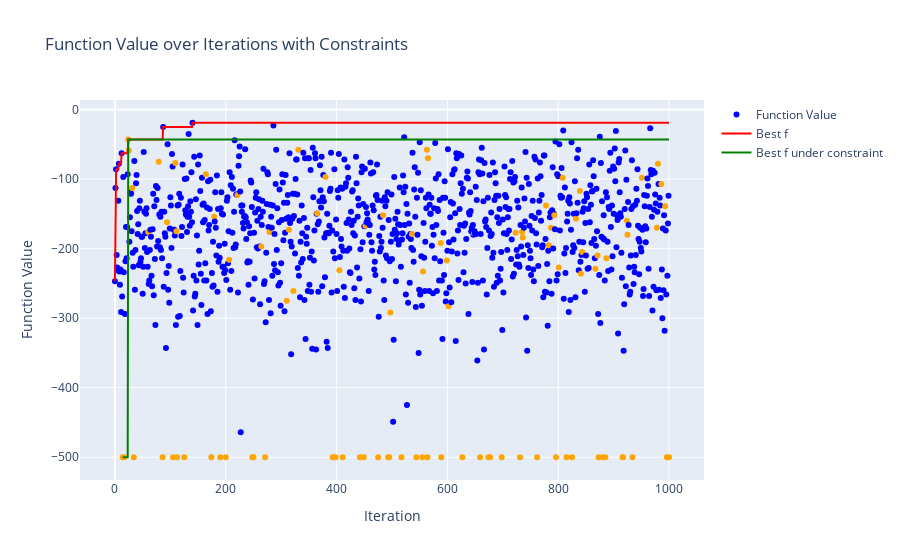

Here is the notebook cell this chart was saved with:
### Code cell
filename = log_files[4]
print(filename)
print()

log_file_path = os.path.join(LOG_DIR, filename)
df_merged, settings = parse_and_prepare_data(log_file_path)

print("実験設定")
display(settings)
print()
display(df_merged.head())

plot_function_values(df_merged)

### Figure 1 — Plotly figure (JSON) as saved in the notebook; plotly's stock layout.template omitted (floating-point values rounded to 4 significant figures; data arrays with more than 128 entries replaced by an {"elided": "..."} marker saying what was removed)
{"data": [{"marker": {"color": {"elided": "1001 str values"}}, "mode": "markers", "name": "Function Value", "type": "scatter", "x": {"elided": "1001 int values"}, "y": {"elided": "1001 int values"}}, {"line": {"color": "red"}, "mode": "lines", "name": "Best f", "type": "scatter", "x": {"elided": "1001 int values"}, "y": {"elided": "1001 int values"}}, {"line": {"color": "green"}, "mode": "lines", "name": "Best f under constraint", "type": "scatter", "x": {"elided": "1001 int values"}, "y": {"elided": "1001 int values"}}], "layout": {"showlegend": true, "title": {"text": "Function Value over Iterations with Constraints"}, "xaxis": {"title": {"text": "Iteration"}}, "yaxis": {"title": {"text": "Function Value"}}}}
